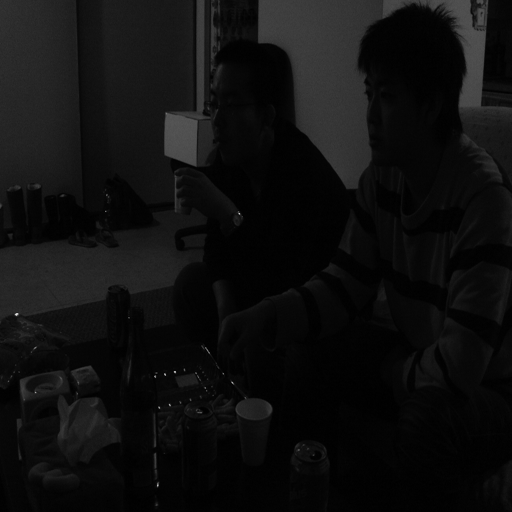
//> input picture Práctica-9/ImagenOscura.png, 512 x 512 px
$ ./main   (built with g++ and OpenCV 4)
//> lines starting //> are read from the running program, lines starting //| are printed output that depends on the picture

// Librerías que contienen funciones estándar de C++
#include <iostream>
#include <cstdlib>


// Librería que contiene funciones matemáticas
#include <cmath>

// Librerías de OpenCV

// Se pueden cargar todas las Librerías incluyendo
//#include <opencv2/opencv.hpp>

// Contiene las definiciones fundamentales de las matrices e imágenes
#include <opencv2/core/core.hpp>
// Procesamiento de imágenes
#include <opencv2/imgproc/imgproc.hpp>
// Códecs de imágenes
#include <opencv2/imgcodecs/imgcodecs.hpp>
// Manejo de ventanas y eventos de ratón, teclado, etc.
#include <opencv2/highgui/highgui.hpp>
// Lectura de video
#include <opencv2/video/video.hpp>
// Escritura de video
#include <opencv2/videoio/videoio.hpp>

using namespace std;
using namespace cv; // Espacio de nombres de OpenCV (Contiene funciones y definiciones de varios elementos de OpenCV)


int main(int argc, char *argv[]){
    // En OpenCV las imágenes a color se representan como BGR:

    // Leemos la imagen y la guardamos en una matriz llamada "imagen"
    Mat imagen = imread("../ImagenOscura.png");
//> imagen is the input picture: 512 rows x 512 cols, CV_8UC3; min 0, max 228, mean 15.2
    Mat imagenEcualizada;

    Mat gris;
    Mat imagenVacia = Mat::zeros(Size(512,373), CV_8UC3); // Color
    Mat imagenVaciaE = Mat::zeros(Size(512,373), CV_8UC3); // Color

    // Función para convertir de un espacio de color a otro
    cvtColor(imagen,gris, COLOR_BGR2GRAY);

    equalizeHist(gris, imagenEcualizada);
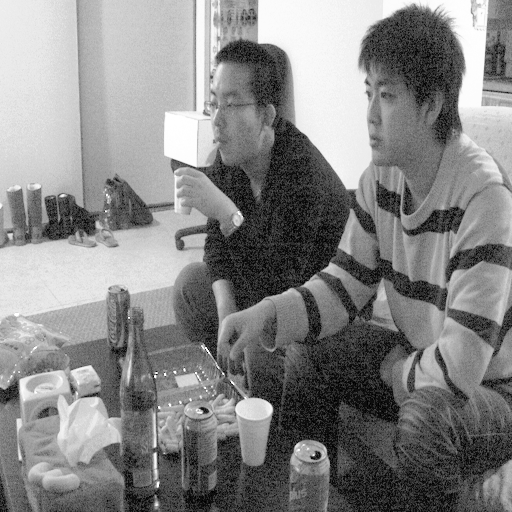
//> imagenEcualizada: 512 rows x 512 cols, CV_8UC1; min 0, max 255, mean 133


    // Creamos una ventana donde se mostrará la imagen
    namedWindow("Histograma", WINDOW_AUTOSIZE);
    namedWindow("Gris", WINDOW_AUTOSIZE);
    namedWindow("Gris Ecualizada", WINDOW_AUTOSIZE);


    // Cálculo del histograma
    int *histo = new int[256];
    int *histoE = new int[256];

    for(int i=0;i<256;i++){
        histo[i] = 0;
        histoE[i] = 0;
    }

    double maximo = -1;
    double maximoE = -1;
    int pixel = 0;
    for(int i=0;i<gris.rows;i++){
        for(int j=0;j<gris.cols;j++){
            pixel = gris.at<uchar>(i,j);
            histo[pixel]++;
            pixel = imagenEcualizada.at<uchar>(i,j);
            histoE[pixel]++;
        }
    }
//> this loop made 512 passes
//> pixel on passes 1 to 3: 100, 113, 100
//> after the loop, pixel = 134

    for(int i=0;i<256;i++){
        cout << histo[i] << "," ;
        if(histo[i]>maximo)
            maximo = histo[i];

        if(histoE[i]>maximoE)
            maximoE = histoE[i];
    }
//> this loop made 256 passes
//> (maximo, maximoE) on pass 1: (858, 858)
//> maximo on passes 2 to 3: 14113, 30789
//| 858,14113,30789,25928,17199,13961,13412,11870,
//> (output is shown up to pass 8 of 256)
//> after the loop, maximo = 30789; maximoE = 30789
    cout << endl;

    for(int i=0;i<256;i++){
        line(imagenVacia, Point(i*2,373), Point(i*2,373-(histo[i]*373/maximo)), Scalar(10,200,200),2 );
        line(imagenVaciaE, Point(i*2,373), Point(i*2,373-(histoE[i]*373/maximo)), Scalar(10,10,200),2 );
    }
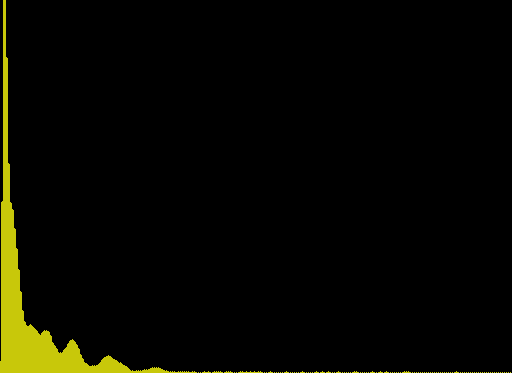
//> imagenVacia: 373 rows x 512 cols, CV_8UC3; mean B, G, R 0.4, 7.5, 7.5
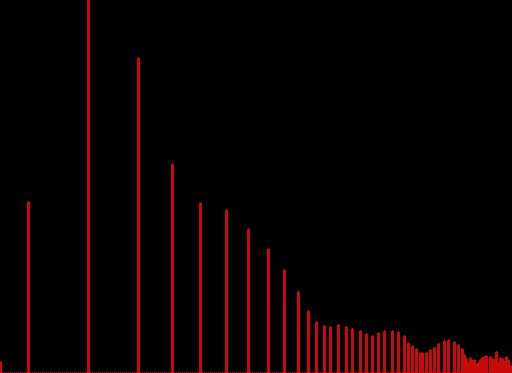
//> imagenVaciaE: 373 rows x 512 cols, CV_8UC3; mean B, G, R 0.5, 0.5, 10


    // Mostramos la imagen en pantalla
    imshow("Histograma", imagenVacia);
    imshow("HistogramaE", imagenVaciaE);
    imshow("Gris", gris);
    imshow("Gris Ecualizada", imagenEcualizada);

    waitKey(0);

    destroyAllWindows();

    delete [] histo;
    delete [] histoE;


    // Resta de imágenes

    Mat img1 = imread("../Imagen1.png", IMREAD_GRAYSCALE);
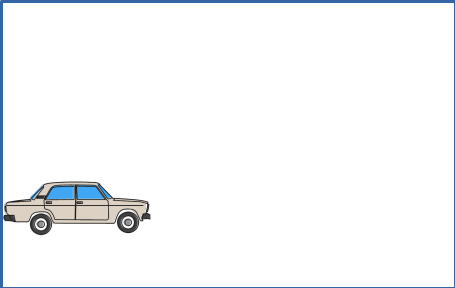
//> input picture Práctica-9/Imagen1.png, 455 x 288 px
//> img1: 288 rows x 455 cols, CV_8UC1; min 26, max 255, mean 247.4
    Mat img2 = imread("../Imagen2.png", IMREAD_GRAYSCALE);
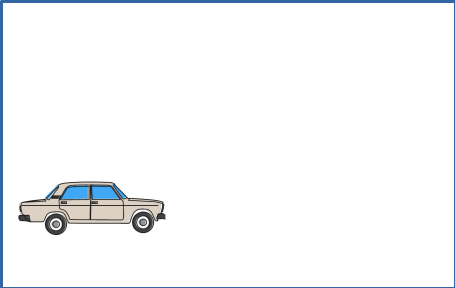
//> input picture Práctica-9/Imagen2.png, 455 x 288 px
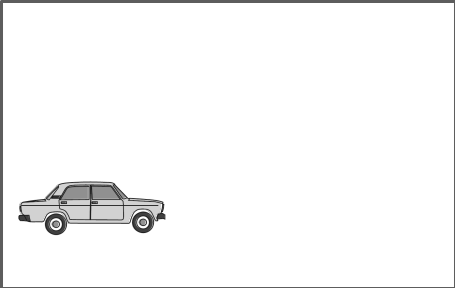
//> img2: 288 rows x 455 cols, CV_8UC1; min 26, max 255, mean 247.4
    Mat resta;

    absdiff(img1, img2, resta);
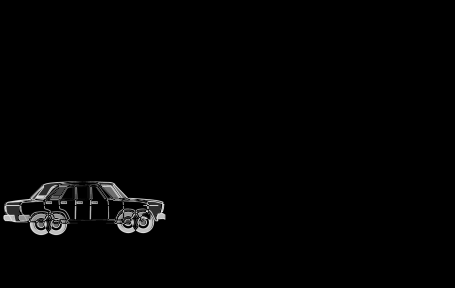
//> resta: 288 rows x 455 cols, CV_8UC1; min 0, max 229, mean 3.2

    namedWindow("Resta", WINDOW_AUTOSIZE);
    imshow("Resa", resta);


    // Cómo manejar video
    //VideoCapture video("/dev/video33");
    VideoCapture video(0);
    //VideoCapture video("../OneMinute.mkv");
    Mat anterior;
    Mat frameGris;

    if(video.isOpened()){
        Mat frame;
        namedWindow("Video", WINDOW_AUTOSIZE);
        namedWindow("Movimiento", WINDOW_AUTOSIZE);

        while(3==3){
            video >> frame;

            cvtColor(frame, frameGris, COLOR_BGR2GRAY);
            if(anterior.rows==0 || anterior.cols==0)
                anterior = frameGris.clone();

            absdiff(frameGris, anterior, resta);
            anterior = frameGris.clone();


            if(frame.rows == 0 || frame.cols == 0)
                break;

            imshow("Video", frame);
            imshow("Movimiento", resta);

            if(waitKey(23)==27)
                break;

        }
        destroyAllWindows();
    }

    return 0;
}
